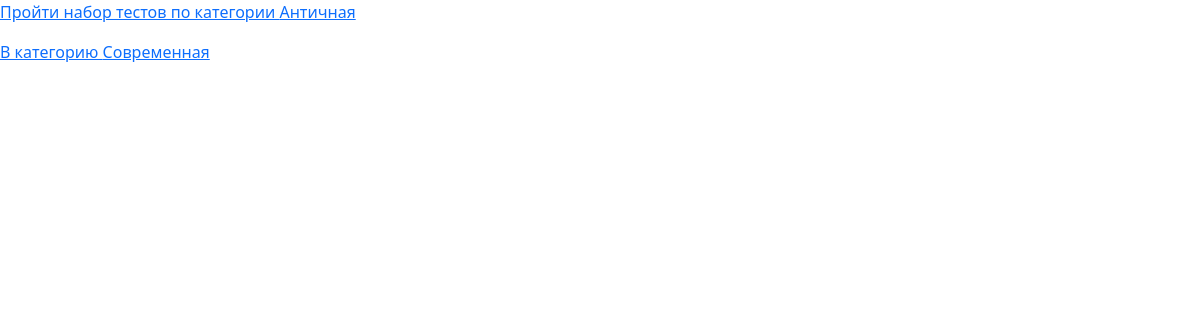
The page /quiz_list/history/ (signed in) on the database as committed earlier.
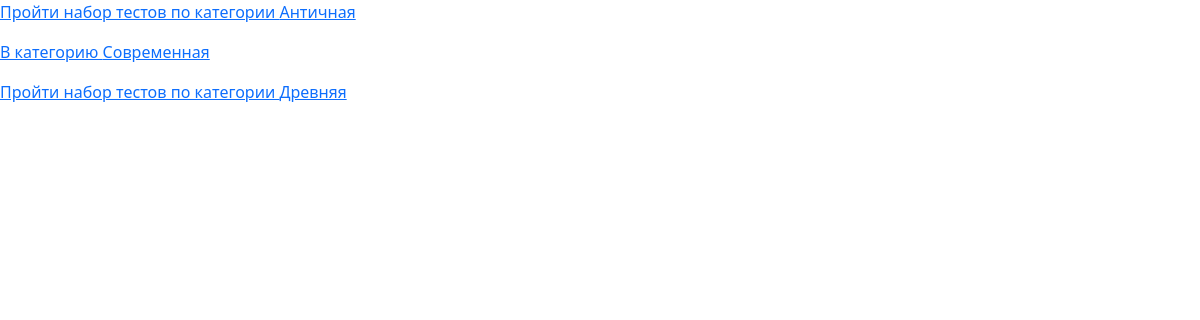
The same page on the database as committed later.
### quiz/models.py (models this page shows, shortened)
class UpdatedCreatedActive(models.Model):
    created = models.DateField(blank=True, null=True, default=timezone.now, verbose_name='Дата создания записи')
    updated = models.DateField(blank=True, null=True, default=timezone.now, verbose_name='Дата ред-ия записи')
    is_active = models.BooleanField(default=True, verbose_name='Активность')
    class Meta:
        abstract = True

class QuizCategory(MPTTModel, UpdatedCreatedActive):
    name = models.CharField(max_length=200, db_index=True, verbose_name='Подкатегория тестов')
    slug = models.SlugField(max_length=200, db_index=True, unique=True, verbose_name='Уникальная строка')
    parent = TreeForeignKey('self', on_delete=models.CASCADE, null=True, blank=True, related_name='children',
                            verbose_name='Категория тестов')
    def get_absolute_url(self):
        return reverse('quiz:category_quiz_list_by_category', args=[self.slug])
    def get_quizs_by_category(self):
        return reverse('quiz:quiz_by_category', args=[self.slug])
    class Meta:
        verbose_name = 'Набор тестов'
        verbose_name_plural = 'Наборы тестов'

### quiz/views.py (the view)
# urls.py: path('', views.category_list, name='catogory_quiz_list'),
@login_required
def category_list(request, category_slug=None):
    child_categories = None
    categories = None
    if category_slug:
        category = QuizCategory.objects.get(slug=category_slug)
        child_categories = category.get_children()
    else:
        categories = QuizCategory.objects.filter(is_active=True)
    context = {
        'categories': categories,
        'child_categories': child_categories,
    }
    return render(request, 'quiz/quiz_list.html', context)

### templates/quiz/quiz_list.html (shortened to what this page needs)
{% extends 'base.html' %}
{% block content %}
{% for c in child_categories %}
    {% if not c.is_leaf_node %}
    <p><a href="{{ c.get_absolute_url }}">В категорию {{ c.name }}</a></p>
        {% else %}
    <p><a href="{{ c.get_quizs_by_category }}"> Пройти набор тестов по категории {{ c.name }}</a></p>
    {% endif %}
{% endfor %}
{% endblock content %}

### templates/base.html (shortened to what this page needs)
<!DOCTYPE html>
<html lang="en">
<head>
    <link href="https://cdn.jsdelivr.net/npm/bootstrap@5.1.3/dist/css/bootstrap.min.css" rel="stylesheet">
</head>
<body>
{% block content %}{% endblock %}
</body>
</html>

Rows that differ between the two databases and show on the page:
added QuizCategory: name "Древняя"
